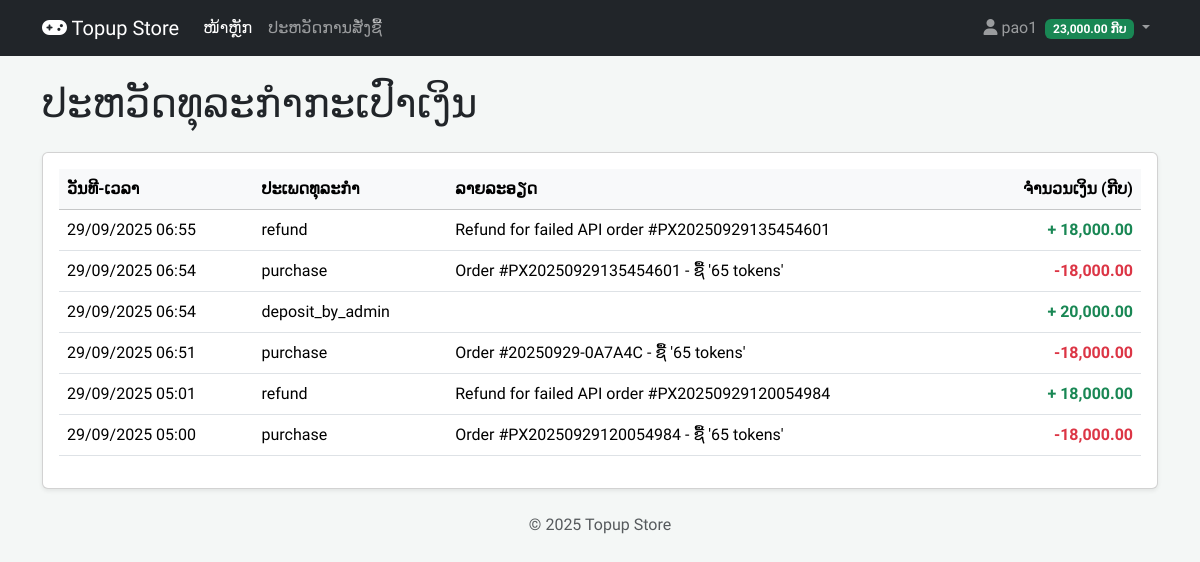
Screenshot of /frontend/wallet_history.php (signed in) with the database file from the repository.
### tables this page shows
CREATE TABLE `members` (
  `id` int(11) NOT NULL,
  `username` varchar(50) NOT NULL,
  `password` varchar(255) NOT NULL,
  `wallet_balance` decimal(10,2) NOT NULL DEFAULT 0.00,
  `created_at` timestamp NOT NULL DEFAULT current_timestamp()
);

CREATE TABLE `wallet_transactions` (
  `id` int(11) NOT NULL,
  `member_id` int(11) NOT NULL,
  `amount` decimal(10,2) NOT NULL,
  `transaction_type` varchar(50) NOT NULL,
  `notes` text DEFAULT NULL,
  `created_at` timestamp NOT NULL DEFAULT current_timestamp()
);

### frontend/wallet_history.php (the view, shortened to what this page needs)
<?php
require_once 'header.php';
$member_id = $_SESSION['member_id'];
$sql = "SELECT amount, transaction_type, notes, created_at
        FROM wallet_transactions
        WHERE member_id = ?
        ORDER BY created_at DESC";
$stmt = $conn->prepare($sql);
$stmt->bind_param("i", $member_id);
$stmt->execute();
$transactions_result = $stmt->get_result();
?>
<h1 class="mb-4">ປະຫວັດທຸລະກຳກະເປົາເງິນ</h1>
<div class="card shadow-sm">
    <div class="card-body">
        <div class="table-responsive">
            <table class="table table-hover">
                <thead class="table-light">
                    <tr>
                        <th>ວັນທີ-ເວລາ</th>
                        <th>ປະເພດທຸລະກຳ</th>
                        <th>ລາຍລະອຽດ</th>
                        <th class="text-end">ຈຳນວນເງິນ (ກີບ)</th>
                    </tr>
                </thead>
                <tbody>
                    <?php if ($transactions_result && $transactions_result->num_rows > 0): ?>
                        <?php while($trans = $transactions_result->fetch_assoc()): ?>
                            <tr>
                                <td><?php echo date('d/m/Y H:i', strtotime($trans['created_at'])); ?></td>
                                <td><?php echo htmlspecialchars($trans['transaction_type']); ?></td>
                                <td><?php echo htmlspecialchars($trans['notes']); ?></td>
                                <td class="text-end fw-bold">
                                    <?php
                                    $amount = $trans['amount'];
                                    if ($amount > 0) {
                                        echo '<span class="text-success">+ ' . number_format($amount, 2) . '</span>';
                                    } else {
                                        echo '<span class="text-danger">' . number_format($amount, 2) . '</span>';
                                    }
                                    ?>
                                </td>
                            </tr>
                        <?php endwhile; ?>
                    <?php else: ?>
                        <tr>
                            <td colspan="4" class="text-center text-muted">ຍັງບໍ່ມີປະຫວັດທຸລະກຳ.</td>
                        </tr>
                    <?php endif; ?>
                </tbody>
            </table>
        </div>
    </div>
</div>
</main> <footer class="container mt-4 text-center text-muted">
    <p>&copy; <?php echo date('Y'); ?> Topup Store</p>
</footer>
</body>
</html>

### frontend/header.php (shortened to what this page needs)
<?php
require_once 'db.php';
$member_id = $_SESSION['member_id'];
$wallet_balance = 0;
if (isset($conn) && $conn instanceof mysqli) {
    $stmt = $conn->prepare("SELECT wallet_balance FROM members WHERE id = ?");
    if ($stmt) {
        $stmt->bind_param("i", $member_id);
        $stmt->execute();
        $result = $stmt->get_result();
        if ($result->num_rows > 0) {
            $member = $result->fetch_assoc();
            $wallet_balance = $member['wallet_balance'] ?? 0;
        }
    }
}
?>
<!DOCTYPE html>
<html lang="lo">
<head>
    <link href="https://cdn.jsdelivr.net/npm/bootstrap@5.3.3/dist/css/bootstrap.min.css" rel="stylesheet">
    <link rel="stylesheet" href="https://cdnjs.cloudflare.com/ajax/libs/font-awesome/6.5.1/css/all.min.css">
</head>
<body>
<nav class="navbar navbar-expand-lg navbar-dark bg-dark sticky-top">
    <div class="container">
        <a class="navbar-brand" href="index.php"><i class="fas fa-gamepad"></i> Topup Store</a>
        <div class="collapse navbar-collapse" id="navbarNav">
            <ul class="navbar-nav me-auto mb-2 mb-lg-0">
                <li class="nav-item"><a class="nav-link active" href="index.php">ໜ້າຫຼັກ</a></li>
                <li class="nav-item"><a class="nav-link" href="history.php">ປະຫວັດການສັ່ງຊື້</a></li>
            </ul>
            <ul class="navbar-nav">
                <li class="nav-item dropdown">
                    <a class="nav-link dropdown-toggle" href="#" role="button" data-bs-toggle="dropdown">
                        <i class="fas fa-user"></i> <?php echo htmlspecialchars($_SESSION['member_username']); ?>
                        <span class="badge bg-success ms-1"><?php echo number_format($wallet_balance, 2); ?> ກີບ</span>
                    </a>
                </li>
            </ul>
        </div>
    </div>
</nav>
<main class="container mt-4">

### frontend/header.php (style rules this page uses)
body { font-family: 'Kanit', sans-serif; background-color: #f4f7f6; }

### rows the page displays
members: wallet_balance "23,000.00"
wallet_transactions: created_at "29/09/2025 06:55", transaction_type "refund", notes "Refund for failed API order #PX20250929135454601", amount "18,000.00"
wallet_transactions: created_at "29/09/2025 06:54", transaction_type "purchase", notes "Order #PX20250929135454601 - ຊື້ '65 tokens'", amount "-18,000.00"
wallet_transactions: created_at "29/09/2025 06:54", transaction_type "deposit_by_admin", amount "20,000.00"
wallet_transactions: created_at "29/09/2025 06:51", transaction_type "purchase", notes "Order #20250929-0A7A4C - ຊື້ '65 tokens'", amount "-18,000.00"
wallet_transactions: created_at "29/09/2025 05:01", transaction_type "refund", notes "Refund for failed API order #PX20250929120054984", amount "18,000.00"
wallet_transactions: created_at "29/09/2025 05:00", transaction_type "purchase", notes "Order #PX20250929120054984 - ຊື້ '65 tokens'", amount "-18,000.00"

### other values shown
$_SESSION['member_username'] "pao1"
